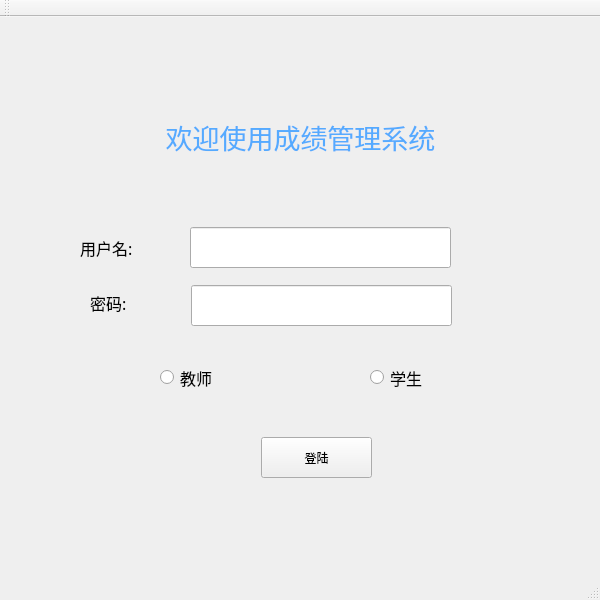
<?xml version="1.0" encoding="UTF-8"?>
<ui version="4.0">
 <class>MainWindow</class>
 <widget class="QMainWindow" name="MainWindow">
  <property name="geometry">
   <rect>
    <x>0</x>
    <y>0</y>
    <width>600</width>
    <height>600</height>
   </rect>
  </property>
  <property name="windowTitle">
   <string>学生成绩管理系统</string>
  </property>
  <widget class="QWidget" name="centralWidget">
   <widget class="QLabel" name="label">
    <property name="geometry">
     <rect>
      <x>0</x>
      <y>90</y>
      <width>601</width>
      <height>61</height>
     </rect>
    </property>
    <property name="layoutDirection">
     <enum>Qt::LeftToRight</enum>
    </property>
    <property name="text">
     <string>&lt;!DOCTYPE HTML PUBLIC &quot;-//W3C//DTD HTML 4.0//EN&quot; &quot;http://www.w3.org/TR/REC-html40/strict.dtd&quot;&gt;
&lt;html&gt;&lt;head&gt;&lt;meta name=&quot;qrichtext&quot; content=&quot;1&quot; /&gt;&lt;style type=&quot;text/css&quot;&gt;
p, li { white-space: pre-wrap; }
&lt;/style&gt;&lt;/head&gt;&lt;body style=&quot; font-family:'SimSun'; font-size:9pt; font-weight:400; font-style:normal;&quot;&gt;
&lt;p align=&quot;center&quot; style=&quot; margin-top:12px; margin-bottom:12px; margin-left:0px; margin-right:0px; -qt-block-indent:0; text-indent:0px;&quot;&gt;&lt;span style=&quot; font-family:'Harrington'; font-size:20pt; color:#55aaff;&quot;&gt;欢迎使用成绩管理系统&lt;/span&gt;&lt;/p&gt;&lt;/body&gt;&lt;/html&gt;</string>
    </property>
   </widget>
   <widget class="QLabel" name="user_label">
    <property name="geometry">
     <rect>
      <x>80</x>
      <y>215</y>
      <width>121</width>
      <height>31</height>
     </rect>
    </property>
    <property name="font">
     <font>
      <family>Agency FB</family>
      <pointsize>12</pointsize>
     </font>
    </property>
    <property name="text">
     <string>用户名:</string>
    </property>
   </widget>
   <widget class="QLineEdit" name="user_lineedit">
    <property name="geometry">
     <rect>
      <x>190</x>
      <y>210</y>
      <width>261</width>
      <height>41</height>
     </rect>
    </property>
   </widget>
   <widget class="QPushButton" name="login">
    <property name="geometry">
     <rect>
      <x>261</x>
      <y>420</y>
      <width>111</width>
      <height>41</height>
     </rect>
    </property>
    <property name="text">
     <string>登陆</string>
    </property>
   </widget>
   <widget class="QLabel" name="pwd_label">
    <property name="geometry">
     <rect>
      <x>90</x>
      <y>270</y>
      <width>121</width>
      <height>31</height>
     </rect>
    </property>
    <property name="font">
     <font>
      <family>Agency FB</family>
      <pointsize>12</pointsize>
     </font>
    </property>
    <property name="text">
     <string>密码:</string>
    </property>
   </widget>
   <widget class="QLineEdit" name="pwd_lineedit">
    <property name="geometry">
     <rect>
      <x>191</x>
      <y>268</y>
      <width>261</width>
      <height>41</height>
     </rect>
    </property>
   </widget>
   <widget class="QRadioButton" name="radioButton">
    <property name="geometry">
     <rect>
      <x>160</x>
      <y>340</y>
      <width>131</width>
      <height>41</height>
     </rect>
    </property>
    <property name="font">
     <font>
      <family>Agency FB</family>
      <pointsize>12</pointsize>
     </font>
    </property>
    <property name="text">
     <string>教师</string>
    </property>
   </widget>
   <widget class="QRadioButton" name="radioButton_2">
    <property name="geometry">
     <rect>
      <x>370</x>
      <y>340</y>
      <width>141</width>
      <height>41</height>
     </rect>
    </property>
    <property name="font">
     <font>
      <family>Agency FB</family>
      <pointsize>12</pointsize>
     </font>
    </property>
    <property name="text">
     <string>学生</string>
    </property>
   </widget>
  </widget>
  <widget class="QToolBar" name="mainToolBar">
   <attribute name="toolBarArea">
    <enum>TopToolBarArea</enum>
   </attribute>
   <attribute name="toolBarBreak">
    <bool>false</bool>
   </attribute>
  </widget>
  <widget class="QStatusBar" name="statusBar"/>
 </widget>
 <layoutdefault spacing="6" margin="11"/>
 <resources/>
 <connections/>
</ui>
